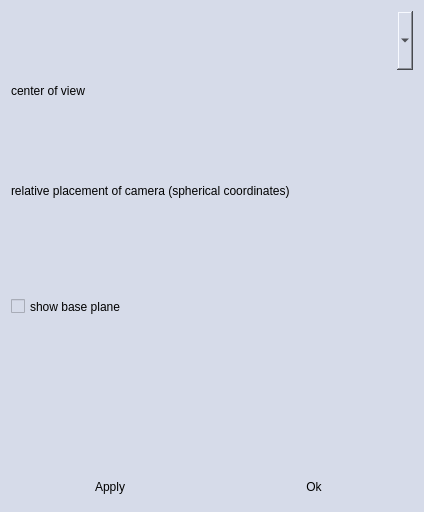
<?xml version="1.0" encoding="UTF-8"?>
<ui version="4.0">
 <class>CameraWindow</class>
 <widget class="QDialog" name="CameraWindow">
  <property name="geometry">
   <rect>
    <x>0</x>
    <y>0</y>
    <width>424</width>
    <height>512</height>
   </rect>
  </property>
  <property name="windowTitle">
   <string>FerromagnetWindow</string>
  </property>
  <property name="styleSheet">
   <string notr="true">QWidget{
background: rgba(214, 219, 233,255);
}

QComboBox{
background: rgba(214, 219, 233,255);
border: none;
}

QComboBox:hover{
background: rgba(255, 255, 191,255);
border:  2px solid rgba(255, 170, 0,255);
}

QPushButton:hover{
background: rgba(255, 255, 191,255);
border:  2px solid rgba(255, 170, 0,255);
}

QPushButton{
border: none;
background: rgba(214, 219, 233,255);
}

QTableWidget {
    background: rgba(214, 219, 233,255);
border: none;
}

QHeaderView::section{
background-color: rgba(235, 241, 255, 255);
}
</string>
  </property>
  <layout class="QVBoxLayout" name="verticalLayout_2">
   <item>
    <layout class="QVBoxLayout" name="verticalLayout" stretch="2,1,2,1,2,2,2,2,1">
     <item>
      <widget class="QComboBox" name="comboBoxViewType">
       <property name="sizePolicy">
        <sizepolicy hsizetype="Ignored" vsizetype="Ignored">
         <horstretch>0</horstretch>
         <verstretch>0</verstretch>
        </sizepolicy>
       </property>
      </widget>
     </item>
     <item>
      <widget class="QLabel" name="labelViewOffset">
       <property name="sizePolicy">
        <sizepolicy hsizetype="Ignored" vsizetype="Ignored">
         <horstretch>0</horstretch>
         <verstretch>0</verstretch>
        </sizepolicy>
       </property>
       <property name="text">
        <string>center of view</string>
       </property>
      </widget>
     </item>
     <item>
      <widget class="CustomTableWidget" name="tableWidgetCamOffset">
       <property name="sizePolicy">
        <sizepolicy hsizetype="Ignored" vsizetype="Ignored">
         <horstretch>0</horstretch>
         <verstretch>0</verstretch>
        </sizepolicy>
       </property>
      </widget>
     </item>
     <item>
      <widget class="QLabel" name="labelCameraAngle">
       <property name="sizePolicy">
        <sizepolicy hsizetype="Ignored" vsizetype="Ignored">
         <horstretch>0</horstretch>
         <verstretch>0</verstretch>
        </sizepolicy>
       </property>
       <property name="text">
        <string>relative placement of camera (spherical coordinates)</string>
       </property>
      </widget>
     </item>
     <item>
      <widget class="CustomTableWidget" name="tableWidgetPos">
       <property name="sizePolicy">
        <sizepolicy hsizetype="Ignored" vsizetype="Ignored">
         <horstretch>0</horstretch>
         <verstretch>0</verstretch>
        </sizepolicy>
       </property>
      </widget>
     </item>
     <item>
      <widget class="QCheckBox" name="checkBase">
       <property name="sizePolicy">
        <sizepolicy hsizetype="Ignored" vsizetype="Ignored">
         <horstretch>0</horstretch>
         <verstretch>0</verstretch>
        </sizepolicy>
       </property>
       <property name="text">
        <string>show base plane</string>
       </property>
      </widget>
     </item>
     <item>
      <widget class="CustomTableWidget" name="tableWidgetBaseOffset">
       <property name="sizePolicy">
        <sizepolicy hsizetype="Ignored" vsizetype="Ignored">
         <horstretch>0</horstretch>
         <verstretch>0</verstretch>
        </sizepolicy>
       </property>
      </widget>
     </item>
     <item>
      <widget class="CustomTableWidget" name="tableWidgetBaseColor">
       <property name="sizePolicy">
        <sizepolicy hsizetype="Ignored" vsizetype="Ignored">
         <horstretch>0</horstretch>
         <verstretch>0</verstretch>
        </sizepolicy>
       </property>
      </widget>
     </item>
     <item>
      <layout class="QHBoxLayout" name="horizontalLayout" stretch="1,1">
       <item>
        <widget class="QPushButton" name="pushButtonApply">
         <property name="sizePolicy">
          <sizepolicy hsizetype="Ignored" vsizetype="Ignored">
           <horstretch>0</horstretch>
           <verstretch>0</verstretch>
          </sizepolicy>
         </property>
         <property name="text">
          <string>Apply</string>
         </property>
        </widget>
       </item>
       <item>
        <widget class="QPushButton" name="pushButtonOk">
         <property name="sizePolicy">
          <sizepolicy hsizetype="Ignored" vsizetype="Ignored">
           <horstretch>0</horstretch>
           <verstretch>0</verstretch>
          </sizepolicy>
         </property>
         <property name="text">
          <string>Ok</string>
         </property>
        </widget>
       </item>
      </layout>
     </item>
    </layout>
   </item>
  </layout>
 </widget>
 <layoutdefault spacing="6" margin="11"/>
 <customwidgets>
  <customwidget>
   <class>CustomTableWidget</class>
   <extends>QTableWidget</extends>
   <header>CustomTableWidget.h</header>
  </customwidget>
 </customwidgets>
 <resources/>
 <connections/>
 <slots>
  <slot>on_push_button_apply()</slot>
 </slots>
</ui>
